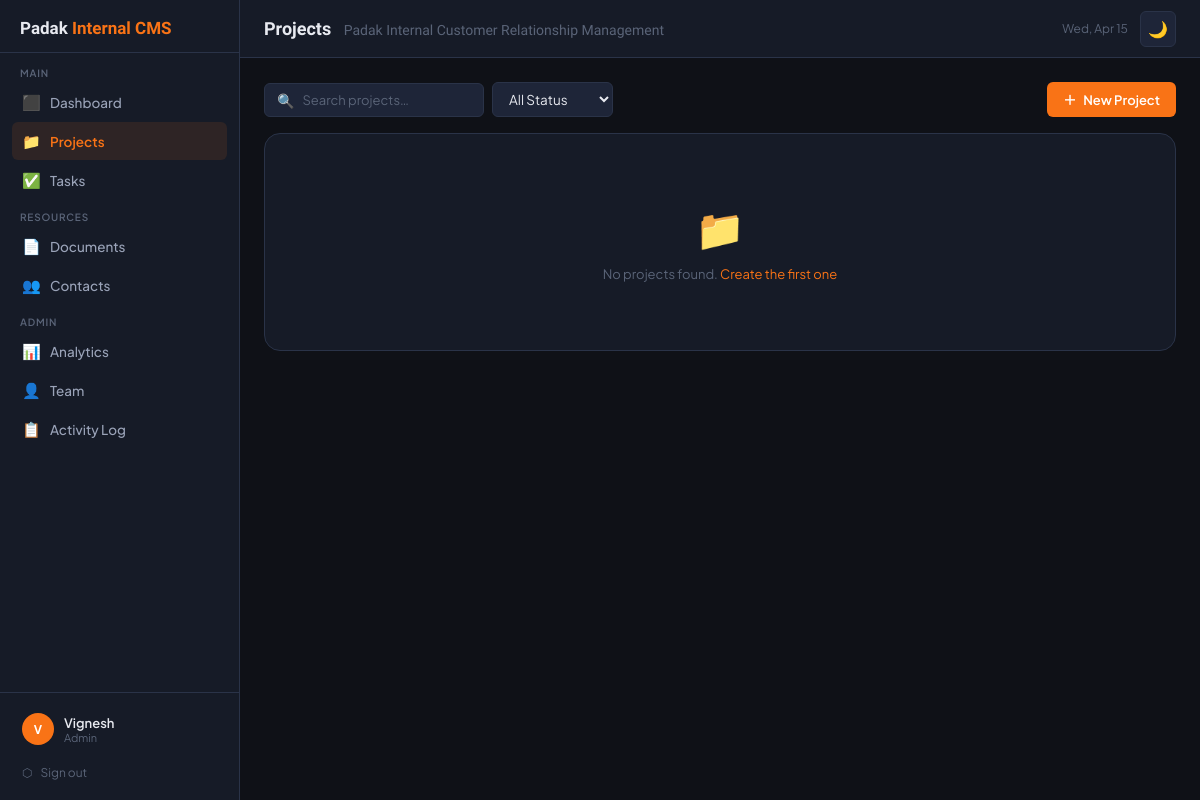
The app's page /projects.php (signed in) with its own data.
### tables this page shows
CREATE TABLE `users` (
  `id` int(11) NOT NULL,
  `name` varchar(100) NOT NULL,
  `email` varchar(150) NOT NULL,
  `password` varchar(255) NOT NULL,
  `role` enum('admin','manager','member') DEFAULT 'member',
  `avatar` varchar(255) DEFAULT NULL,
  `phone` varchar(30) DEFAULT NULL,
  `department` varchar(100) DEFAULT NULL,
  `status` enum('active','inactive') DEFAULT 'active',
  `last_login` datetime DEFAULT NULL,
  `created_at` datetime DEFAULT current_timestamp()
);

### config.php (called while the page is built, shortened)
<?php
function currentUser(): array {
    return [
        'id'   => $_SESSION['crm_user_id'] ?? 0,
        'name' => $_SESSION['crm_name'] ?? '',
        'role' => $_SESSION['crm_role'] ?? '',
        'email'=> $_SESSION['crm_email'] ?? '',
        'avatar'=> $_SESSION['crm_avatar'] ?? null,
    ];
}
function isAdmin(): bool { return ($_SESSION['crm_role'] ?? '') === 'admin'; }
function isManager(): bool { return in_array($_SESSION['crm_role'] ?? '', ['admin','manager']); }
function h(string $s): string { return htmlspecialchars($s, ENT_QUOTES, 'UTF-8'); }

### projects.php (the view, shortened to what this page needs)
<?php
require_once 'config.php';
require_once 'includes/layout.php';
$db = getCRMDB();
$search = trim($_GET['q'] ?? '');
$where = "1=1";
$projects = $db->query("
  SELECT p.*, u.name AS creator, c.name AS client_name,
    (SELECT COUNT(*) FROM tasks WHERE project_id=p.id AND status='done') AS done_tasks,
    (SELECT COUNT(*) FROM tasks WHERE project_id=p.id) AS total_tasks,
    (SELECT COUNT(*) FROM project_members WHERE project_id=p.id) AS member_count
  FROM projects p
  LEFT JOIN users u ON u.id=p.created_by
  LEFT JOIN contacts c ON c.id=p.contact_id
  WHERE $where ORDER BY p.updated_at DESC
")->fetch_all(MYSQLI_ASSOC);
$all_users = $db->query("SELECT id,name,role FROM users WHERE status='active' ORDER BY name")->fetch_all(MYSQLI_ASSOC);
$single = null;
$proj_tasks = [];
$proj_members_list = [];
$proj_docs = [];
renderLayout('Projects', 'projects');
?>
<?php if ($single):  ?>
<div style="margin-bottom:16px">
  <a href="projects.php" style="color:var(--text3);font-size:13px">← Back to Projects</a>
</div>
<div style="display:grid;grid-template-columns:2fr 1fr;gap:18px;align-items:start">
  <div>
    <div class="card" style="margin-bottom:16px">
      <div style="display:flex;align-items:flex-start;justify-content:space-between;gap:12px;margin-bottom:14px">
        <div>
          <h2 style="font-family:var(--font-display);font-size:22px;font-weight:700;margin-bottom:6px"><?= h($single['title']) ?></h2>
          <div style="display:flex;align-items:center;gap:10px;flex-wrap:wrap">
            <?php $sc=statusColor($single['status']); $pc=statusColor($single['priority']); ?>
            <span class="badge" style="background:<?= $sc ?>20;color:<?= $sc ?>"><?= h(str_replace('_',' ',$single['status'])) ?></span>
            <span class="badge" style="background:<?= $pc ?>20;color:<?= $pc ?>"><?= priorityIcon($single['priority']) ?> <?= h($single['priority']) ?></span>
            <?php if ($single['client_name']): ?>
            <span style="font-size:12px;color:var(--text2)">👥 <?= h($single['client_name']) ?></span>
            <?php endif; ?>
          </div>
        </div>
        <?php if (isManager()): ?>
        <div class="dropdown">
          <button class="btn btn-ghost btn-sm" onclick="toggleDropdown('proj-dd')">⋯</button>
          <div class="dropdown-menu" id="proj-dd">
            <a class="dropdown-item" href="projects.php?edit=<?= $single['id'] ?>">✎ Edit</a>
            <div class="dropdown-divider"></div>
            <a class="dropdown-item danger" href="#" onclick="if(confirm('Delete project?'))document.getElementById('del-proj').submit()">🗑 Delete</a>
          </div>
          <form id="del-proj" method="POST" style="display:none"><input type="hidden" name="action" value="delete"><input type="hidden" name="id" value="<?= $single['id'] ?>"></form>
        </div>
        <?php endif; ?>
      </div>
      <?php if ($single['description']): ?>
      <p style="color:var(--text2);font-size:13.5px;line-height:1.6;margin-bottom:16px"><?= nl2br(h($single['description'])) ?></p>
      <?php endif; ?>
      <?php
        $ptotal = count($proj_tasks);
        $pdone  = count(array_filter($proj_tasks,fn($t)=>$t['status']==='done'));
        $ppct   = $ptotal > 0 ? round($pdone/$ptotal*100) : (int)$single['progress'];
      ?>
      <div style="margin-bottom:14px">
        <div style="display:flex;justify-content:space-between;margin-bottom:6px">
          <span style="font-size:12px;color:var(--text2);font-weight:600">PROGRESS</span>
          <span style="font-size:13px;font-weight:700"><?= $ppct ?>%</span>
        </div>
        <div class="progress-bar" style="height:8px"><div class="progress-fill" style="width:<?= $ppct ?>%"></div></div>
      </div>
      <div style="display:grid;grid-template-columns:repeat(3,1fr);gap:12px">
        <div style="background:var(--bg3);border-radius:8px;padding:12px">
          <div style="font-size:10px;color:var(--text3);margin-bottom:4px;text-transform:uppercase">Start</div>
          <div style="font-size:13px;font-weight:600"><?= fDate($single['start_date']) ?></div>
        </div>
        <div style="background:var(--bg3);border-radius:8px;padding:12px">
          <div style="font-size:10px;color:var(--text3);margin-bottom:4px;text-transform:uppercase">Due</div>
          <div style="font-size:13px;font-weight:600"><?= fDate($single['due_date']) ?></div>
        </div>
        <div style="background:var(--bg3);border-radius:8px;padding:12px">
          <div style="font-size:10px;color:var(--text3);margin-bottom:4px;text-transform:uppercase">Budget</div>
          <div style="font-size:13px;font-weight:600"><?= $single['budget'] ? h($single['currency']).' '.number_format($single['budget'],2) : '—' ?></div>
        </div>
      </div>
    </div>
    <div class="card" style="margin-bottom:16px">
      <div class="card-header">
        <div class="card-title">Tasks (<?= count($proj_tasks) ?>)</div>
        <a href="tasks.php?project_id=<?= $single['id'] ?>&new=1" class="btn btn-primary btn-sm">＋ Add Task</a>
      </div>
      <?php if (empty($proj_tasks)): ?>
        <div class="empty-state"><div class="icon">✅</div><p>No tasks yet.</p></div>
      <?php else: ?>
      <div class="table-wrap">
        <table>
          <thead><tr><th>Task</th><th>Assignee</th><th>Status</th><th>Due</th></tr></thead>
          <tbody>
            <?php foreach ($proj_tasks as $t): $sc=statusColor($t['status']); ?>
            <tr onclick="location.href='tasks.php?edit=<?= $t['id'] ?>'" style="cursor:pointer">
              <td class="td-main"><?= priorityIcon($t['priority']) ?> <?= h($t['title']) ?></td>
              <td><?= h($t['assignee'] ?? '—') ?></td>
              <td><span class="badge" style="background:<?= $sc ?>20;color:<?= $sc ?>"><?= h(str_replace('_',' ',$t['status'])) ?></span></td>
              <td><?= fDate($t['due_date']) ?></td>
            </tr>
            <?php endforeach; ?>
          </tbody>
        </table>
      </div>
      <?php endif; ?>
    </div>
    <div class="card">
      <div class="card-header">
        <div class="card-title">Documents (<?= count($proj_docs) ?>)</div>
        <a href="documents.php?project_id=<?= $single['id'] ?>&new=1" class="btn btn-ghost btn-sm">＋ Upload</a>
      </div>
      <?php if (empty($proj_docs)): ?>
        <div class="empty-state"><div class="icon">📄</div><p>No documents attached.</p></div>
      <?php else: ?>
        <div style="display:flex;flex-direction:column;gap:8px">
          <?php foreach ($proj_docs as $d): ?>
          <div style="background:var(--bg3);border-radius:8px;padding:11px 14px;display:flex;align-items:center;gap:12px">
            <span style="font-size:22px">📄</span>
            <div style="flex:1;min-width:0">
              <div style="font-size:13px;font-weight:600;color:var(--text)"><?= h($d['title']) ?></div>
              <div style="font-size:11px;color:var(--text3)"><?= h($d['original_name']) ?> · <?= formatSize($d['file_size']) ?></div>
            </div>
            <a href="documents.php?download=<?= $d['id'] ?>" class="btn btn-ghost btn-sm">↓</a>
          </div>
          <?php endforeach; ?>
        </div>
      <?php endif; ?>
    </div>
  </div>
  <div>
    <div class="card" style="margin-bottom:16px">
      <div class="card-title" style="margin-bottom:14px">Team Members</div>
      <?php if (empty($proj_members_list)): ?>
        <p style="font-size:13px;color:var(--text3)">No members assigned.</p>
      <?php else: ?>
        <div style="display:flex;flex-direction:column;gap:10px">
          <?php foreach ($proj_members_list as $m): ?>
          <div style="display:flex;align-items:center;gap:10px">
            <div class="avatar"><?= strtoupper(substr($m['name'],0,1)) ?></div>
            <div>
              <div style="font-size:13px;font-weight:600"><?= h($m['name']) ?></div>
              <div style="font-size:11px;color:var(--text3);text-transform:capitalize"><?= h($m['role']) ?></div>
            </div>
          </div>
          <?php endforeach; ?>
        </div>
      <?php endif; ?>
    </div>
    <div class="card">
      <div class="card-title" style="margin-bottom:14px">Quick Stats</div>
      <?php
        $todo = count(array_filter($proj_tasks,fn($t)=>$t['status']==='todo'));
        $inprog = count(array_filter($proj_tasks,fn($t)=>$t['status']==='in_progress'));
        $review = count(array_filter($proj_tasks,fn($t)=>$t['status']==='review'));
      ?>
      <?php foreach ([['To Do',$todo,'#6366f1'],['In Progress',$inprog,'#f59e0b'],['Review',$review,'#8b5cf6'],['Done',$pdone,'#10b981']] as [$l,$v,$c]): ?>
      <div style="display:flex;justify-content:space-between;padding:8px 0;border-bottom:1px solid var(--border)">
        <span style="font-size:13px;color:var(--text2)"><?= $l ?></span>
        <span style="font-size:13px;font-weight:700;color:<?= $c ?>"><?= $v ?></span>
      </div>
      <?php endforeach; ?>
      <div style="display:flex;justify-content:space-between;padding:8px 0">
        <span style="font-size:13px;color:var(--text2)">Total Tasks</span>
        <span style="font-size:13px;font-weight:700"><?= $ptotal ?></span>
      </div>
    </div>
  </div>
</div>
<?php else:  ?>
<div class="card-header" style="margin-bottom:16px">
  <div style="display:flex;align-items:center;gap:10px;flex-wrap:wrap;flex:1">
    <form method="GET" style="display:flex;gap:8px;align-items:center;flex-wrap:wrap">
      <div class="search-box">
        <span style="color:var(--text3)">🔍</span>
        <input type="text" name="q" placeholder="Search projects…" value="<?= h($search) ?>">
      </div>
      <select name="status" class="form-control" style="width:auto;padding:7px 12px" onchange="this.form.submit()">
        <option value="">All Status</option>
      </select>
    </form>
  </div>
  <?php if (isManager()): ?>
  <button class="btn btn-primary" onclick="openModal('modal-project')">＋ <span>New Project</span></button>
  <?php endif; ?>
</div>
<?php if (empty($projects)): ?>
<div class="card"><div class="empty-state"><div class="icon">📁</div><p>No projects found. <?= isManager() ? '<a href="#" onclick="openModal(\'modal-project\')" style="color:var(--orange)">Create the first one</a>' : '' ?></p></div></div>
<?php endif; ?>
<?php endif;  ?>
<?php renderLayoutEnd(); ?>

### includes/layout.php (shortened to what this page needs)
<?php
function renderLayout(string $pageTitle, string $activePage): void {
    $user = currentUser();
    $initials = implode('', array_map(fn($w) => strtoupper($w[0]), explode(' ', $user['name'])));
    $initials = substr($initials, 0, 2);
?>
<!DOCTYPE html>
<html lang="en" data-theme="dark">
<head>
</head>
<body>
<nav id="sidebar">
  <div class="sidebar-logo">
    <div class="logo-text">Padak <span>Internal CMS</span></div>
  </div>
  <div class="nav-section">
    <div class="nav-label">Main</div>
    <a href="dashboard.php" class="nav-item <?= $activePage==='dashboard'?'active':'' ?>">
      <span class="icon">⬛</span> Dashboard
    </a>
    <a href="projects.php" class="nav-item <?= $activePage==='projects'?'active':'' ?>">
      <span class="icon">📁</span> Projects
    </a>
    <a href="tasks.php" class="nav-item <?= $activePage==='tasks'?'active':'' ?>">
      <span class="icon">✅</span> Tasks
    </a>
    <div class="nav-label" style="margin-top:12px">Resources</div>
    <a href="documents.php" class="nav-item <?= $activePage==='documents'?'active':'' ?>">
      <span class="icon">📄</span> Documents
    </a>
    <a href="contacts.php" class="nav-item <?= $activePage==='contacts'?'active':'' ?>">
      <span class="icon">👥</span> Contacts
    </a>
    <?php if (isManager()): ?>
    <div class="nav-label" style="margin-top:12px">Admin</div>
    <a href="analytics.php" class="nav-item <?= $activePage==='analytics'?'active':'' ?>">
      <span class="icon">📊</span> Analytics
    </a>
    <a href="users.php" class="nav-item <?= $activePage==='users'?'active':'' ?>">
      <span class="icon">👤</span> Team
    </a>
    <?php if (isAdmin()): ?>
    <a href="activity.php" class="nav-item <?= $activePage==='activity'?'active':'' ?>">
      <span class="icon">📋</span> Activity Log
    </a>
    <?php endif; ?>
    <?php endif; ?>
  </div>
  <div class="sidebar-footer">
    <a href="profile.php" class="user-card">
      <div class="avatar">
        <?php if ($user['avatar']): ?>
          <img src="uploads/avatars/<?= h($user['avatar']) ?>" alt="">
        <?php else: echo h($initials); endif; ?>
      </div>
      <div class="user-info">
        <div class="user-name"><?= h($user['name']) ?></div>
        <div class="user-role"><?= h($user['role']) ?></div>
      </div>
    </a>
    <a href="logout.php" style="display:flex;align-items:center;gap:8px;padding:8px 10px;color:var(--text3);font-size:12px;margin-top:4px;border-radius:var(--radius-sm);transition:background .15s" onmouseover="this.style.background='var(--bg3)'" onmouseout="this.style.background=''">
      <span>⬡</span> Sign out
    </a>
  </div>
</nav>
<div id="main">
  <header id="header">
    <div class="header-title"><?= h($pageTitle) ?> <span><?= SITE_NAME ?></span></div>
    <span style="font-size:12px;color:var(--text3)"><?= date('D, M j') ?></span>
    <button id="theme-toggle" onclick="toggleTheme()" title="Toggle dark/light mode" aria-label="Toggle theme">
      <span class="icon-dark">🌙</span>
    </button>
  </header>
  <main id="content">
<?php
}
function renderLayoutEnd(): void {
?>
  </main>
</div>
</body>
</html>
<?php
}

### records on screen
users: name "V", name "Vignesh", role "Admin"

### other values on screen
$pageTitle "Projects"
SITE_NAME "Padak Internal Customer Relationship Management"
